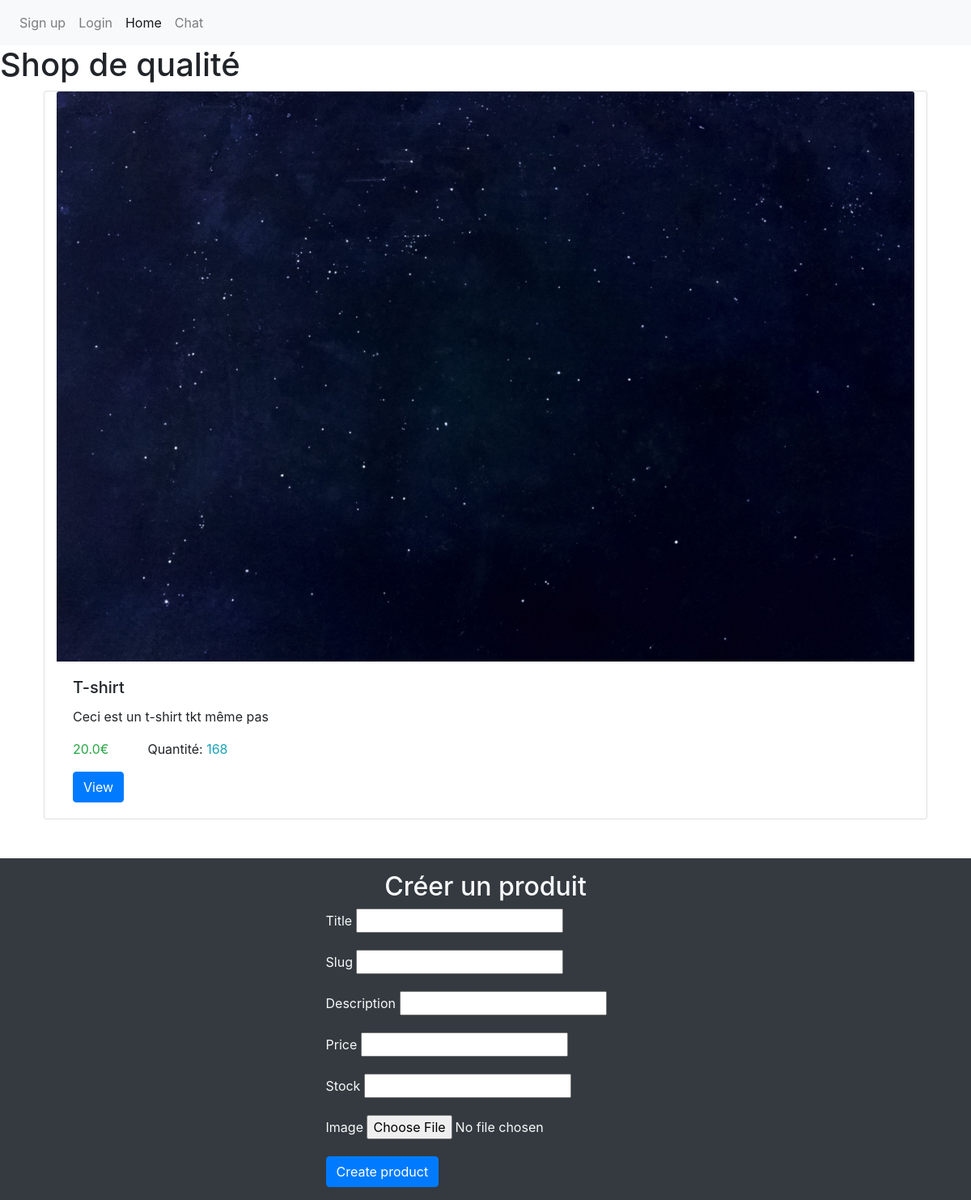
/, run on an earlier commit of the app's database.
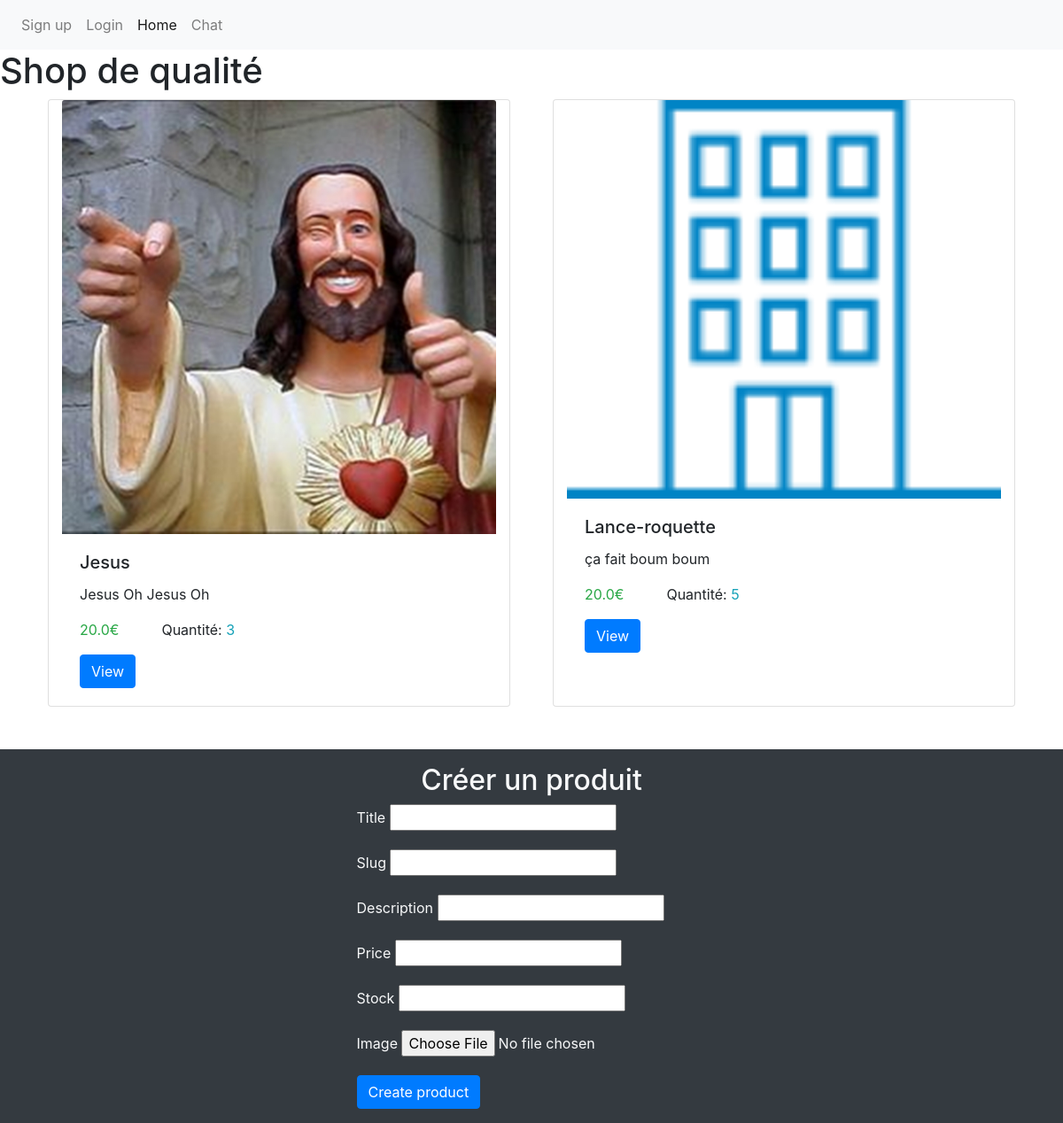
And on a later commit of the database.
### store/models.py (models this page shows, shortened)
class Product(models.Model):
    title = models.CharField(max_length=200)
    slug = models.SlugField(max_length=200)
    desc = models.TextField(blank=True)
    price = models.FloatField(default=0)
    quantity = models.IntegerField(default=0)
    image = models.ImageField(upload_to="products", blank=True, null=True)

### store/views.py (the view)
# urls.py: path('', index, name='index'),
def index(request):
    products = Product.objects.all()
    return render(request, 'store/index.html', context={"products": products})

### store/templates/store/index.html (shortened to what this page needs)
{% extends 'base.html' %}
{% block content %}
<h1>Shop de qualité</h1>
<div class="container">
    <div class="row">
        {% for product in products %}
            {% if product.quantity > 0 %}
                <div class="card col-sm mx-4" style="width: 18rem;">
                    <img src="{{ product.image.url }}" class="card-img-top" alt="{{ product.title }}">
                    <div class="card-body">
                    <h5 class="card-title">{{ product.title }}</h5>
                    <p class="card-text">{{ product.desc }}</p>
                    <div class="d-flex justify-content-start">
                        <p class="card-text text-success">{{ product.price }}€</p>
                        <p class="card-text ml-5">Quantité: <span class="text-info">{{ product.quantity }}</span></p>
                    </div>
                    <a href="{% url 'product' product.slug %}" class="btn btn-primary">View</a>
                    </div>
                </div>
            {% endif %}
        {% endfor %}
    </div>
</div>
<div class="d-flex flex-column align-items-center justify-content-center bg-dark py-3 mt-5">
    <h2 class="text-light">Créer un produit</h2>
    <form action="{% url 'create_view' %}" method="POST">
        <p>
            <label class="text-light" for="title">Title</label>
            <input type="text" name="title" id="title">
        </p>
        <p>
            <label class="text-light" for="slug">Slug</label>
            <input type="text" name="slug" id="slug">
        </p>
        <p>
            <label class="text-light" for="desc">Description</label>
            <input type="text" name="desc" id="desc">
        </p>
        <p>
            <label class="text-light" for="price">Price</label>
            <input type="text" name="price" id="price">
        </p>
        <p>
            <label class="text-light" for="quantity">Stock</label>
            <input type="text" name="quantity" id="quantity">
        </p>
        <p>
            <label class="text-light" for="image">Image</label>
            <input class="text-light" type="file" name="image" id="image" accept="image/png, image/jpeg">
        </p>
        <button class="btn btn-primary" type="submit">Create product</button>
    </form>
</div>
{% endblock %}

### templates/base.html (shortened to what this page needs)
<!DOCTYPE html>
<html lang="en">
    <head>
        <link rel="stylesheet" href="https://cdn.jsdelivr.net/npm/bootstrap@4.3.1/dist/css/bootstrap.min.css">
      </head>
<body>
    <nav class="navbar navbar-expand-lg navbar-light bg-light">
        <div class="collapse navbar-collapse" id="navbarNav">
          <ul class="navbar-nav">
            {% if user.is_authenticated %}
            <li class="nav-item mt-2">
                <p>Signed in as {{ user.username }}</p>
            </li>
            <li class="nav-item">
              <a class="nav-link" href="{% url 'logout' %}">Logout</a>
            </li>
            {% else %}
                <a class="nav-link" href="{% url 'signup' %}">Sign up</a>
                <a class="nav-link" href="{% url 'login' %}">Login</a>
            {% endif %}
            <li class="nav-item active">
                <a class="nav-link" href="{% url 'index' %}">Home <span class="sr-only">(current)</span></a>
            </li>
            <li class="nav-item">
                <a class="nav-link" href="{% url 'messagerie' %}">Chat</a>
            </li>
          </ul>
        </div>
      </nav>
    {% block content %}
    {% endblock %}
</body>
</html>

What changed in the data, as far as the page shows it:
removed Product: image (picture), title "T-shirt", desc "Ceci est un t-shirt tkt même pas", price "20.0", quantity "168"
added Product: image (picture), title "Jesus", desc "Jesus Oh Jesus Oh", price "20.0", quantity "3"
added Product: image (picture), title "Lance-roquette", desc "ça fait boum boum", price "20.0", quantity "5"
